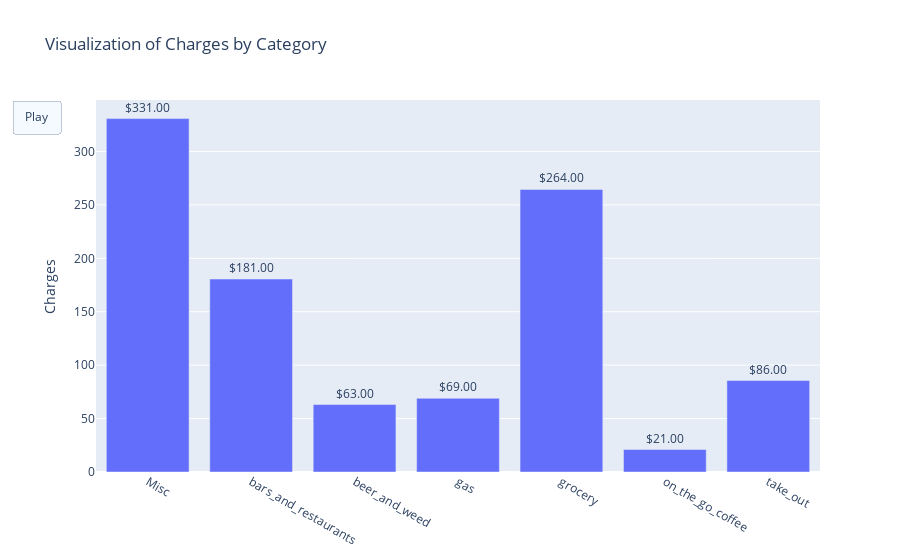

Notebook cell for this chart:
### Code cell
fig = go.Figure()

tmp = df.groupby('category').sum().reset_index()[['category', 'Amount']]
tmp['amount_txt'] = round(tmp['Amount'])
tmp['amount_txt'] = '$' + tmp['amount_txt'].astype('str') + '0'

trace1 = go.Bar(x=tmp['category'], y=tmp['Amount'], text=tmp['amount_txt'], textposition='outside')

fig.add_trace(trace1)

fig.update_layout(title='Visualization of Charges by Category',
                  updatemenus=[dict(
            type="buttons",
            buttons=[dict(label="Play",
                          method="animate",
                          args=[None])])]
    )
fig.update_yaxes(title='Charges')
fig.show()

### Figure 1 — Plotly figure (JSON) as saved in the notebook; plotly's stock layout.template omitted (floating-point values rounded to 4 significant figures)
{"data": [{"text": ["$331.00", "$181.00", "$63.00", "$69.00", "$264.00", "$21.00", "$86.00"], "textposition": "outside", "type": "bar", "x": ["Misc", "bars_and_restaurants", "beer_and_weed", "gas", "grocery", "on_the_go_coffee", "take_out"], "y": [330.8, 180.6, 63.12, 68.97, 264.4, 21.06, 85.58]}], "layout": {"title": {"text": "Visualization of Charges by Category"}, "updatemenus": [{"buttons": [{"args": [null], "label": "Play", "method": "animate"}], "type": "buttons"}], "yaxis": {"title": {"text": "Charges"}}}}
